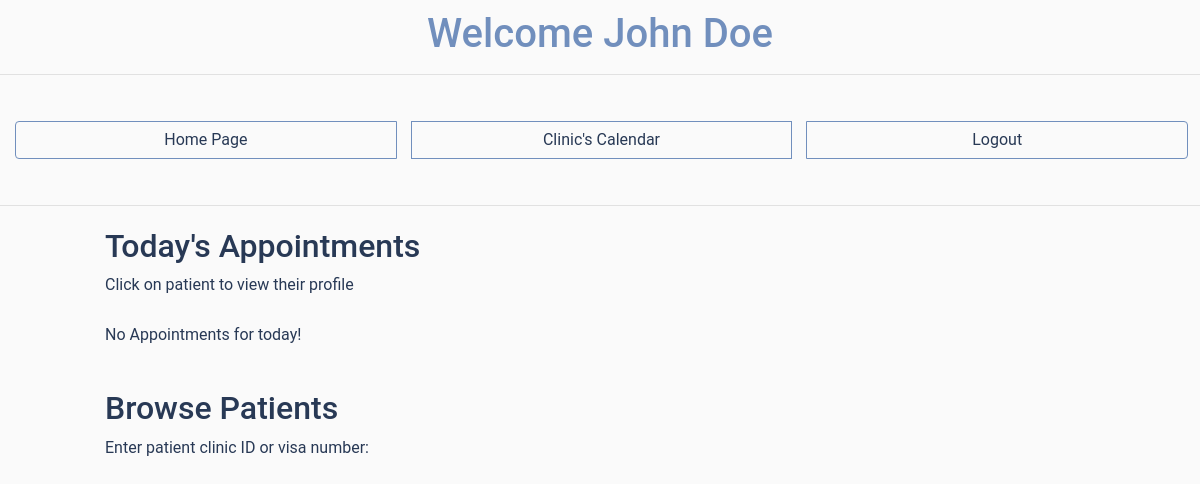
The app's page /doctor_interface/ (signed in), older data.
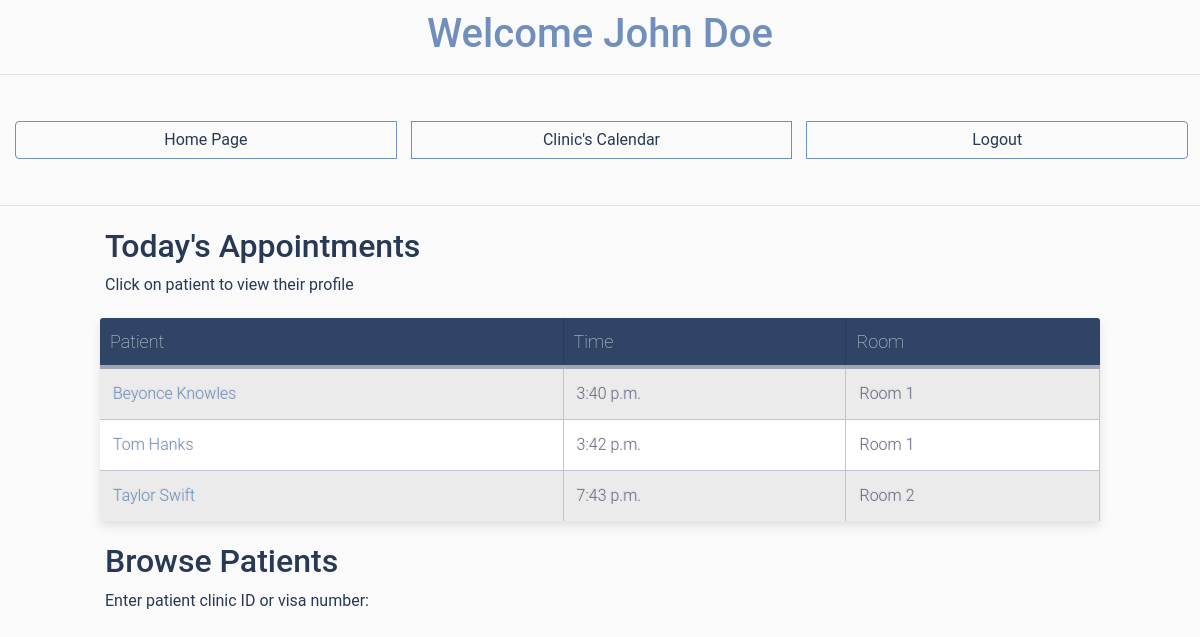
The same page, newer data.
### general_models/models.py (models this page shows)
class Appointment(models.Model):
    doctor = models.ForeignKey(Doctor, on_delete=models.CASCADE)
    patient = models.ForeignKey(Patient, on_delete=models.CASCADE)
    date = models.DateField()
    time = models.TimeField()
    room = models.CharField(max_length=30, null=True)
    assigned = models.BooleanField( default=False)
    done = models.BooleanField( default=False)
    """
    @property
    def get_html_url(self):
        url = reverse('clinic_calendar:event_edit', args=(self.id,))
        return f'<a href="{url}"> {self.title} </a>'
    """

class Patient(models.Model):
    first_name = models.CharField(max_length=30)
    last_name = models.CharField(max_length=30)
    gender = models.CharField(max_length=1, null=True)
    clinic_identifying_number = models.CharField(max_length=30)
    visa_number = models.CharField(max_length=30)
    language = models.CharField(max_length=30, default='English')
    phone_number = models.CharField(max_length=30, blank=True)
    origin_country = models.CharField(max_length=30, blank=True)
    date_of_birth = models.DateField(null=True)
    def __str__(self):
        return self.first_name + " " + self.last_name

### doctor_interface/views.py (the view)
# urls.py: path('', views.index, name='create-patient'),
class index(View):
    def get(self, request, *args, **kwargs):
        if not(request.user.is_authenticated):
            return render(request, 'doctor_interface/not_logged_in.html')
        if not(request.user.groups.filter(name = 'Doctors').exists()):
            return render(request, 'doctor_interface/not_a_doctor.html')
        user = request.user
        my_appointments = gm.Appointment.objects.all()
        my_appointments = my_appointments.filter(assigned = True)
        my_appointments = my_appointments.filter(doctor = user.doctor)
        my_appointments = my_appointments.filter(done = False)
        today_appointments = my_appointments.filter(date = str(datetime.date.today())).order_by("time")
        context = {"user": user,  "today_appointments": today_appointments }
        return render(request, 'doctor_interface/doctor_interface_home.html', context)

### doctor_interface/templates/doctor_interface/doctor_interface_home.html (shortened to what this page needs)
{% load static %}
<!doctype html>
<html lang="en">
<head>
  <link rel="stylesheet" href="https://maxcdn.bootstrapcdn.com/bootstrap/4.0.0/css/bootstrap.min.css">
  <link rel="stylesheet" href="https://use.fontawesome.com/releases/v5.0.10/css/all.css">
  <link rel="stylesheet" type="text/css" href="{% static 'doctor_interface/style_interface.css'%}">
</head>
<body>
  <h1 class="title", style="text-align:center"> Welcome {{ user.first_name }} {{ user.last_name }}</h1>
  <hr>
  <div class="btn-group clearfix" style="width: 99%">
    <a class="btn btn-info left clearfix" style="width:33.3%; border: 1px solid  #718fbd;" href="http://localhost:8000/home/">Home Page</a>
    <a class="btn btn-info left clearfix" style="width:33.3%; border: 1px solid  #718fbd;"  href="http://localhost:8000/clinic_calendar/" >Clinic's Calendar</a>
    <a class="btn btn-info left clearfix" style="width:33.3%; border: 1px solid  #718fbd;" href="{% url 'logout' %}" >Logout</a>
  </div>
  <hr>
  <div class="table-title">
    <h2 style="color: #283955;">Today's Appointments</h2>
    <p style="color: #283955;">Click on patient to view their profile</p>
  </div>
  {% if today_appointments %}
          <table class="table-fill">
            <thead>
              <tr>
                <th>Patient</th>
                <th>Time</th>
                <th>Room</th>
              </tr>
            </thead>
            <tbody class="table-hover">
        {% for appointment in today_appointments %}
            <tr>
              <td><a href="{% url 'patient_interface' %}?patient_id={{appointment.patient.clinic_identifying_number}}">{{ appointment.patient }}</a></td>
              <td>{{ appointment.time }}</td>
              <td>{{ appointment.room }}</td>
            </tr>
        {% endfor %}
            </tbody>
          </table>
    {% else %}
    <div class="table-title">
      <p style="color: #283955;">No Appointments for today!</p>
    </div>
    {% endif %}
  <div class="table-title">
    <h2 style="color: #283955;">Browse Patients</h2>
    <p style="color: #283955;">Enter patient clinic ID or visa number:</p>
  </div>
  </body>

### doctor_interface/static/doctor_interface/style_interface.css (style rules this page uses)
body { font-family: "Roboto", "ptsans", "Lato", "Helvetica Neue", Helvetica, Arial, sans-serif; background: #fafafa; }
div.table-title { display: block; margin: auto; max-width: 1000px; padding:5px; width: 100%; }
.table-fill { background: white; font-family: "Roboto", helvetica, arial, sans-serif; border-radius:3px; border-collapse: collapse; height: 100px; margin: auto; max-width: 1000px; padding:5px; width: 100%; box-shadow: 0 5px 10px rgba(0, 0, 0, 0.1); animation: float 5s infinite; }
th { color:#D5DDE5; font-family: "Roboto", helvetica, arial, sans-serif; background: #304566; border-bottom:4px solid #9ea7af; border-right: 1px solid #343a45; font-size:18px; font-weight: 100; padding:10px; text-align:left; text-shadow: 0 1px 1px rgba(0, 0, 0, 0.1); vertical-align:middle; }
th:first-child { border-top-left-radius:3px; }
th:last-child { border-top-right-radius:3px; border-right:none; }
tr { border-top: 1px solid #C1C3D1; border-bottom: 1px solid #C1C3D1; font-family: "Roboto", helvetica, arial, sans-serif; color:#666B85; font-size:16px; font-weight:normal; text-shadow: 0 1px 1px rgba(256, 256, 256, 0.1); }
tr:first-child { border-top:none; }
tr:last-child { border-bottom:none; }
tr:nth-child(odd) td { background:#EBEBEB; }
td { background:#FFFFFF; font-family: "Roboto", helvetica, arial, sans-serif; padding:13px; text-align:left; vertical-align:middle; font-weight:300; font-size:16px; text-shadow: -1px -1px 1px rgba(0, 0, 0, 0.1); border-right: 1px solid #C1C3D1; }
.left { float: left; }
.btn { outline: none; color: #283955; background-color: transparent; box-shadow: 0 0 0 0; margin-right: 3px; }
.clearfix { margin: 15px; }
.title { text-align: center; margin: 10px; color: #718fbd; }
a { color: #718fbd; }

Row changes from the older to the newer data that the page shows:
now on this page (row edited): Appointment: patient "Beyonce Knowles", time "3:40 p.m.", room "Room 1"
now on this page (row edited): Appointment: patient "Tom Hanks", time "3:42 p.m.", room "Room 1"
now on this page (row edited): Appointment: patient "Taylor Swift", time "7:43 p.m.", room "Room 2"
Text that changed along with them:
text no longer shown: "No Appointments for today!"
text now shown: "Patient Time Room"
